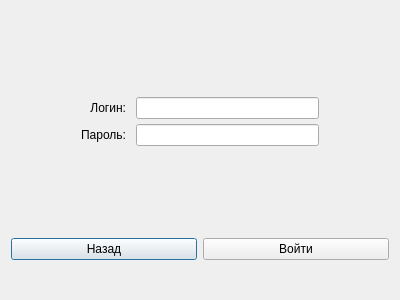
<?xml version="1.0" encoding="UTF-8"?>
<ui version="4.0">
 <class>Login_Form</class>
 <widget class="QDialog" name="Login_Form">
  <property name="geometry">
   <rect>
    <x>0</x>
    <y>0</y>
    <width>400</width>
    <height>300</height>
   </rect>
  </property>
  <property name="windowTitle">
   <string>Dialog</string>
  </property>
  <layout class="QVBoxLayout" name="verticalLayout">
   <property name="bottomMargin">
    <number>40</number>
   </property>
   <item>
    <spacer name="verticalSpacer_2">
     <property name="orientation">
      <enum>Qt::Vertical</enum>
     </property>
     <property name="sizeHint" stdset="0">
      <size>
       <width>20</width>
       <height>40</height>
      </size>
     </property>
    </spacer>
   </item>
   <item>
    <layout class="QFormLayout" name="formLayout">
     <property name="labelAlignment">
      <set>Qt::AlignRight|Qt::AlignTrailing|Qt::AlignVCenter</set>
     </property>
     <property name="horizontalSpacing">
      <number>10</number>
     </property>
     <property name="verticalSpacing">
      <number>5</number>
     </property>
     <property name="leftMargin">
      <number>70</number>
     </property>
     <property name="topMargin">
      <number>0</number>
     </property>
     <property name="rightMargin">
      <number>70</number>
     </property>
     <item row="0" column="0">
      <widget class="QLabel" name="label">
       <property name="text">
        <string>Логин:</string>
       </property>
       <property name="alignment">
        <set>Qt::AlignRight|Qt::AlignTrailing|Qt::AlignVCenter</set>
       </property>
      </widget>
     </item>
     <item row="0" column="1">
      <widget class="QLineEdit" name="login_field"/>
     </item>
     <item row="1" column="0">
      <widget class="QLabel" name="label_2">
       <property name="text">
        <string>Пароль:</string>
       </property>
       <property name="alignment">
        <set>Qt::AlignRight|Qt::AlignTrailing|Qt::AlignVCenter</set>
       </property>
      </widget>
     </item>
     <item row="1" column="1">
      <widget class="QLineEdit" name="password_field"/>
     </item>
    </layout>
   </item>
   <item>
    <spacer name="verticalSpacer">
     <property name="orientation">
      <enum>Qt::Vertical</enum>
     </property>
     <property name="sizeHint" stdset="0">
      <size>
       <width>20</width>
       <height>40</height>
      </size>
     </property>
    </spacer>
   </item>
   <item>
    <layout class="QHBoxLayout" name="horizontalLayout">
     <item>
      <widget class="QPushButton" name="login_button">
       <property name="text">
        <string>Назад</string>
       </property>
      </widget>
     </item>
     <item>
      <widget class="QPushButton" name="login_enter">
       <property name="text">
        <string>Войти</string>
       </property>
      </widget>
     </item>
    </layout>
   </item>
  </layout>
 </widget>
 <resources/>
 <connections/>
</ui>
